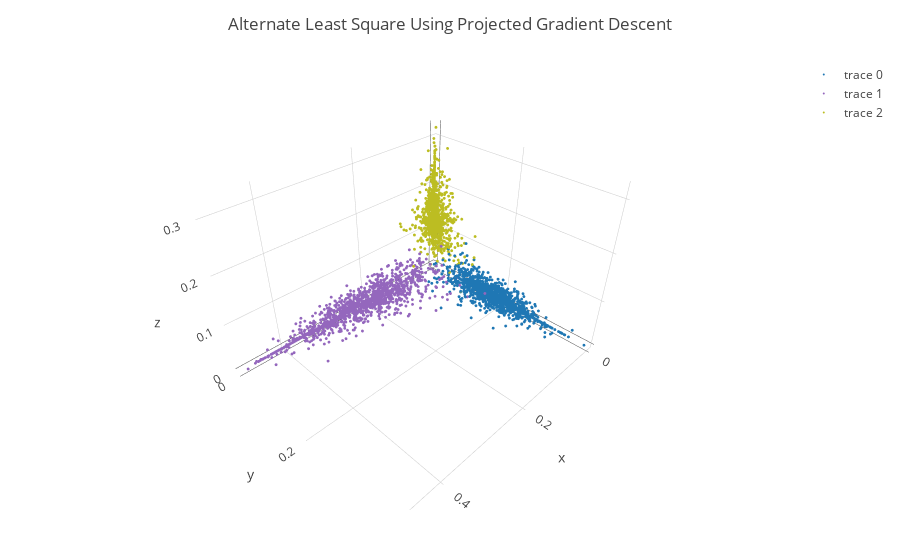

Notebook code cell kept with this figure:
### Code cell
p3 = plot_nnmf_results(res_alspgrad_svdar.H, class_label, "Alternate Least Square Using Projected Gradient Descent")
p3

### Figure 1 — Plotly figure (JSON) as saved in the notebook; plotly's stock layout.template omitted (floating-point values rounded to 4 significant figures; data arrays with more than 128 entries replaced by an {"elided": "..."} marker saying what was removed)
{"data": [{"y": {"elided": "1460 float values"}, "type": "scatter3d", "z": {"elided": "1460 float values"}, "x": {"elided": "1460 float values"}, "mode": "markers", "marker": {"symbol": "dot", "size": 1, "color": "#1f77b4"}}, {"y": {"elided": "1398 float values"}, "type": "scatter3d", "z": {"elided": "1398 float values"}, "x": {"elided": "1398 float values"}, "mode": "markers", "marker": {"symbol": "dot", "size": 1, "color": "#9467bd"}}, {"y": {"elided": "1033 float values"}, "type": "scatter3d", "z": {"elided": "1033 float values"}, "x": {"elided": "1033 float values"}, "mode": "markers", "marker": {"symbol": "dot", "size": 1, "color": "#bcbd22"}}], "layout": {"title": "Alternate Least Square Using Projected Gradient Descent", "margin": {"r": 50, "l": 50, "b": 50, "t": 60}}}
